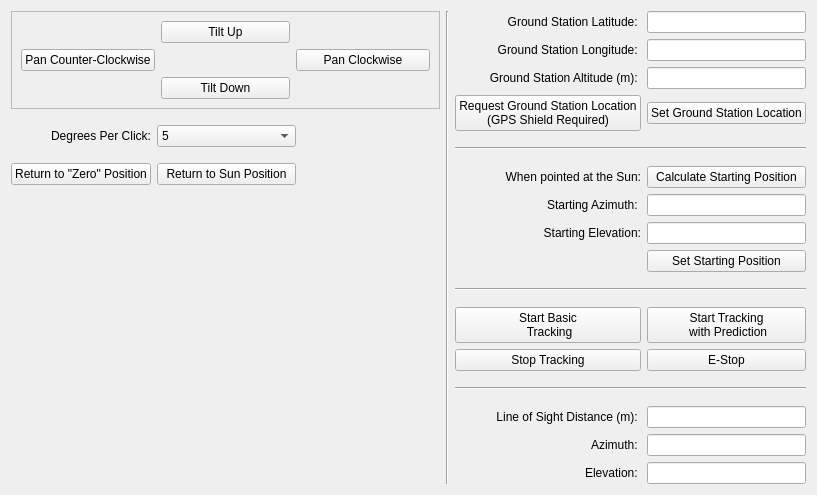
      <widget class="QWidget" name="LocOrient_tab">
       <attribute name="title">
        <string>Location/Orientation</string>
       </attribute>
       <layout class="QGridLayout" name="gridLayout">
        <item row="0" column="0">
         <layout class="QGridLayout" name="directControls_grid">
          <item row="6" column="2">
           <widget class="QLabel" name="degreesPerClick_label">
            <property name="text">
             <string>Degrees Per Click:</string>
            </property>
            <property name="alignment">
             <set>Qt::AlignRight|Qt::AlignTrailing|Qt::AlignVCenter</set>
            </property>
           </widget>
          </item>
          <item row="4" column="2" colspan="3">
           <widget class="QFrame" name="maunalControls_frame">
            <property name="frameShape">
             <enum>QFrame::StyledPanel</enum>
            </property>
            <property name="frameShadow">
             <enum>QFrame::Raised</enum>
            </property>
            <layout class="QGridLayout" name="gridLayout_16">
             <item row="0" column="1">
              <widget class="QPushButton" name="tiltUpButton">
               <property name="text">
                <string>             Tilt Up             </string>
               </property>
              </widget>
             </item>
             <item row="3" column="1">
              <widget class="QPushButton" name="tiltDownButton">
               <property name="text">
                <string>Tilt Down</string>
               </property>
              </widget>
             </item>
             <item row="2" column="2">
              <widget class="QPushButton" name="panClockwiseButton">
               <property name="text">
                <string>       Pan Clockwise       </string>
               </property>
              </widget>
             </item>
             <item row="2" column="0">
              <widget class="QPushButton" name="panCounterClockwiseButton">
               <property name="text">
                <string>Pan Counter-Clockwise</string>
               </property>
              </widget>
             </item>
            </layout>
           </widget>
          </item>
          <item row="8" column="2">
           <widget class="QPushButton" name="backToZeroButton">
            <property name="text">
             <string>Return to &quot;Zero&quot; Position</string>
            </property>
           </widget>
          </item>
          <item row="7" column="3">
           <spacer name="verticalSpacer_10">
            <property name="orientation">
             <enum>Qt::Vertical</enum>
            </property>
            <property name="sizeType">
             <enum>QSizePolicy::Preferred</enum>
            </property>
            <property name="sizeHint" stdset="0">
             <size>
              <width>20</width>
              <height>10</height>
             </size>
            </property>
           </spacer>
          </item>
          <item row="5" column="3">
           <spacer name="verticalSpacer_9">
            <property name="orientation">
             <enum>Qt::Vertical</enum>
            </property>
            <property name="sizeType">
             <enum>QSizePolicy::Preferred</enum>
            </property>
            <property name="sizeHint" stdset="0">
             <size>
              <width>20</width>
              <height>10</height>
             </size>
            </property>
           </spacer>
          </item>
          <item row="9" column="3">
           <spacer name="verticalSpacer_7">
            <property name="orientation">
             <enum>Qt::Vertical</enum>
            </property>
            <property name="sizeHint" stdset="0">
             <size>
              <width>20</width>
              <height>40</height>
             </size>
            </property>
           </spacer>
          </item>
          <item row="6" column="3">
           <widget class="QComboBox" name="degreesPerClickBox">
            <property name="currentIndex">
             <number>2</number>
            </property>
            <property name="sizeAdjustPolicy">
             <enum>QComboBox::AdjustToContents</enum>
            </property>
            <item>
             <property name="text">
              <string>.5</string>
             </property>
            </item>
            <item>
             <property name="text">
              <string>1</string>
             </property>
            </item>
            <item>
             <property name="text">
              <string>5</string>
             </property>
            </item>
            <item>
             <property name="text">
              <string>10</string>
             </property>
            </item>
            <item>
             <property name="text">
              <string>30</string>
             </property>
            </item>
           </widget>
          </item>
          <item row="8" column="3">
           <widget class="QPushButton" name="backToSunButton">
            <property name="text">
             <string>Return to Sun Position</string>
            </property>
           </widget>
          </item>
         </layout>
        </item>
        <item row="0" column="1">
         <widget class="Line" name="line_2">
          <property name="orientation">
           <enum>Qt::Vertical</enum>
          </property>
         </widget>
        </item>
        <item row="0" column="2">
         <layout class="QGridLayout" name="LocOrient_grid">
          <item row="6" column="1">
           <spacer name="verticalSpacer_4">
            <property name="orientation">
             <enum>Qt::Vertical</enum>
            </property>
            <property name="sizeType">
             <enum>QSizePolicy::Preferred</enum>
            </property>
            <property name="sizeHint" stdset="0">
             <size>
              <width>20</width>
              <height>10</height>
             </size>
            </property>
           </spacer>
          </item>
          <item row="10" column="0">
           <widget class="QLabel" name="startingElevation_label">
            <property name="text">
             <string>Starting Elevation:</string>
            </property>
            <property name="alignment">
             <set>Qt::AlignRight|Qt::AlignTrailing|Qt::AlignVCenter</set>
            </property>
           </widget>
          </item>
          <item row="23" column="1">
           <widget class="QLineEdit" name="elevationDisplay">
            <property name="sizePolicy">
             <sizepolicy hsizetype="Preferred" vsizetype="Fixed">
              <horstretch>0</horstretch>
              <verstretch>0</verstretch>
             </sizepolicy>
            </property>
            <property name="readOnly">
             <bool>true</bool>
            </property>
           </widget>
          </item>
          <item row="13" column="0" colspan="2">
           <widget class="Line" name="line_9">
            <property name="orientation">
             <enum>Qt::Horizontal</enum>
            </property>
           </widget>
          </item>
          <item row="22" column="0">
           <widget class="QLabel" name="azimuth_label">
            <property name="text">
             <string>Azimuth: </string>
            </property>
            <property name="alignment">
             <set>Qt::AlignRight|Qt::AlignTrailing|Qt::AlignVCenter</set>
            </property>
           </widget>
          </item>
          <item row="23" column="0">
           <widget class="QLabel" name="elevation_label">
            <property name="text">
             <string>Elevation: </string>
            </property>
            <property name="alignment">
             <set>Qt::AlignRight|Qt::AlignTrailing|Qt::AlignVCenter</set>
            </property>
           </widget>
          </item>
          <item row="14" column="1">
           <spacer name="verticalSpacer_2">
            <property name="orientation">
             <enum>Qt::Vertical</enum>
            </property>
            <property name="sizeType">
             <enum>QSizePolicy::Preferred</enum>
            </property>
            <property name="sizeHint" stdset="0">
             <size>
              <width>20</width>
              <height>10</height>
             </size>
            </property>
           </spacer>
          </item>
          <item row="3" column="0">
           <widget class="QPushButton" name="GPSRequestButton">
            <property name="text">
             <string>Request Ground Station Location
(GPS Shield Required)</string>
            </property>
           </widget>
          </item>
          <item row="1" column="1">
           <widget class="QLineEdit" name="GSLongBox">
            <property name="sizePolicy">
             <sizepolicy hsizetype="Preferred" vsizetype="Fixed">
              <horstretch>0</horstretch>
              <verstretch>0</verstretch>
             </sizepolicy>
            </property>
           </widget>
          </item>
          <item row="11" column="1">
           <widget class="QPushButton" name="calibrateButton">
            <property name="text">
             <string>Set Starting Position</string>
            </property>
           </widget>
          </item>
          <item row="3" column="1">
           <widget class="QPushButton" name="confirmGSLocationButton">
            <property name="text">
             <string>Set Ground Station Location</string>
            </property>
           </widget>
          </item>
          <item row="0" column="1">
           <widget class="QLineEdit" name="GSLatBox">
            <property name="sizePolicy">
             <sizepolicy hsizetype="Preferred" vsizetype="Fixed">
              <horstretch>0</horstretch>
              <verstretch>0</verstretch>
             </sizepolicy>
            </property>
           </widget>
          </item>
          <item row="8" column="0">
           <widget class="QLabel" name="startingAzimuth_label">
            <property name="text">
             <string>Starting Azimuth: </string>
            </property>
            <property name="alignment">
             <set>Qt::AlignRight|Qt::AlignTrailing|Qt::AlignVCenter</set>
            </property>
           </widget>
          </item>
          <item row="21" column="1">
           <widget class="QLineEdit" name="distanceDisplay">
            <property name="sizePolicy">
             <sizepolicy hsizetype="Preferred" vsizetype="Fixed">
              <horstretch>0</horstretch>
              <verstretch>0</verstretch>
             </sizepolicy>
            </property>
            <property name="readOnly">
             <bool>true</bool>
            </property>
           </widget>
          </item>
          <item row="16" column="0">
           <widget class="QPushButton" name="stopButton">
            <property name="text">
             <string>Stop Tracking</string>
            </property>
           </widget>
          </item>
          <item row="21" column="0">
           <widget class="QLabel" name="distance_label">
            <property name="text">
             <string>Line of Sight Distance (m): </string>
            </property>
            <property name="alignment">
             <set>Qt::AlignRight|Qt::AlignTrailing|Qt::AlignVCenter</set>
            </property>
           </widget>
          </item>
          <item row="0" column="0">
           <widget class="QLabel" name="GSLat_label">
            <property name="text">
             <string>Ground Station Latitude: </string>
            </property>
            <property name="alignment">
             <set>Qt::AlignRight|Qt::AlignTrailing|Qt::AlignVCenter</set>
            </property>
           </widget>
          </item>
          <item row="2" column="0">
           <widget class="QLabel" name="GSAlt_label">
            <property name="text">
             <string>Ground Station Altitude (m): </string>
            </property>
            <property name="alignment">
             <set>Qt::AlignRight|Qt::AlignTrailing|Qt::AlignVCenter</set>
            </property>
           </widget>
          </item>
          <item row="15" column="1">
           <widget class="QPushButton" name="predictionStartButton">
            <property name="sizePolicy">
             <sizepolicy hsizetype="Minimum" vsizetype="Fixed">
              <horstretch>0</horstretch>
              <verstretch>0</verstretch>
             </sizepolicy>
            </property>
            <property name="text">
             <string>Start Tracking 
 with Prediction</string>
            </property>
           </widget>
          </item>
          <item row="16" column="1">
           <widget class="QPushButton" name="EStopButton">
            <property name="text">
             <string>E-Stop</string>
            </property>
           </widget>
          </item>
          <item row="7" column="1">
           <widget class="QPushButton" name="calculateStartingPosButton">
            <property name="text">
             <string>Calculate Starting Position</string>
            </property>
           </widget>
          </item>
          <item row="2" column="1">
           <widget class="QLineEdit" name="GSAltBox">
            <property name="sizePolicy">
             <sizepolicy hsizetype="Preferred" vsizetype="Fixed">
              <horstretch>0</horstretch>
              <verstretch>0</verstretch>
             </sizepolicy>
            </property>
           </widget>
          </item>
          <item row="19" column="0" colspan="2">
           <widget class="Line" name="line_7">
            <property name="orientation">
             <enum>Qt::Horizontal</enum>
            </property>
           </widget>
          </item>
          <item row="15" column="0">
           <widget class="QPushButton" name="startButton">
            <property name="text">
             <string>Start Basic 
 Tracking</string>
            </property>
           </widget>
          </item>
          <item row="8" column="1">
           <widget class="QLineEdit" name="startingAzimuthBox">
            <property name="sizePolicy">
             <sizepolicy hsizetype="Preferred" vsizetype="Fixed">
              <horstretch>0</horstretch>
              <verstretch>0</verstretch>
             </sizepolicy>
            </property>
           </widget>
          </item>
          <item row="10" column="1">
           <widget class="QLineEdit" name="startingElevationBox">
            <property name="sizePolicy">
             <sizepolicy hsizetype="Preferred" vsizetype="Fixed">
              <horstretch>0</horstretch>
              <verstretch>0</verstretch>
             </sizepolicy>
            </property>
           </widget>
          </item>
          <item row="22" column="1">
           <widget class="QLineEdit" name="azimuthDisplay">
            <property name="sizePolicy">
             <sizepolicy hsizetype="Preferred" vsizetype="Fixed">
              <horstretch>0</horstretch>
              <verstretch>0</verstretch>
             </sizepolicy>
            </property>
            <property name="readOnly">
             <bool>true</bool>
            </property>
           </widget>
          </item>
          <item row="7" column="0">
           <widget class="QLabel" name="calibrate_label">
            <property name="text">
             <string>When pointed at the Sun:</string>
            </property>
            <property name="alignment">
             <set>Qt::AlignRight|Qt::AlignTrailing|Qt::AlignVCenter</set>
            </property>
           </widget>
          </item>
          <item row="5" column="0" colspan="2">
           <widget class="Line" name="line_8">
            <property name="orientation">
             <enum>Qt::Horizontal</enum>
            </property>
           </widget>
          </item>
          <item row="4" column="1">
           <spacer name="verticalSpacer_6">
            <property name="orientation">
             <enum>Qt::Vertical</enum>
            </property>
            <property name="sizeType">
             <enum>QSizePolicy::Preferred</enum>
            </property>
            <property name="sizeHint" stdset="0">
             <size>
              <width>20</width>
              <height>10</height>
             </size>
            </property>
           </spacer>
          </item>
          <item row="12" column="1">
           <spacer name="verticalSpacer_8">
            <property name="orientation">
             <enum>Qt::Vertical</enum>
            </property>
            <property name="sizeType">
             <enum>QSizePolicy::Preferred</enum>
            </property>
            <property name="sizeHint" stdset="0">
             <size>
              <width>20</width>
              <height>10</height>
             </size>
            </property>
           </spacer>
          </item>
          <item row="1" column="0">
           <widget class="QLabel" name="GSLong_label">
            <property name="text">
             <string>Ground Station Longitude: </string>
            </property>
            <property name="alignment">
             <set>Qt::AlignRight|Qt::AlignTrailing|Qt::AlignVCenter</set>
            </property>
           </widget>
          </item>
          <item row="17" column="1">
           <spacer name="verticalSpacer_11">
            <property name="orientation">
             <enum>Qt::Vertical</enum>
            </property>
            <property name="sizeType">
             <enum>QSizePolicy::Preferred</enum>
            </property>
            <property name="sizeHint" stdset="0">
             <size>
              <width>20</width>
              <height>10</height>
             </size>
            </property>
           </spacer>
          </item>
          <item row="20" column="1">
           <spacer name="verticalSpacer_12">
            <property name="orientation">
             <enum>Qt::Vertical</enum>
            </property>
            <property name="sizeType">
             <enum>QSizePolicy::Preferred</enum>
            </property>
            <property name="sizeHint" stdset="0">
             <size>
              <width>20</width>
              <height>10</height>
             </size>
            </property>
           </spacer>
          </item>
         </layout>
        </item>
       </layout>
      </widget>
